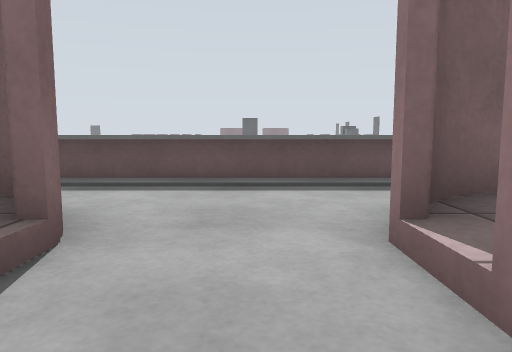
View 1 (above)

17 first-person views from a walk through a robot-simulator world made for Gazebo. The camera is 0.72 m above the floor, tilts 6° down and sees 70° across. The floor is counted in squares, 1 m on a side. Each view is taken from the middle of a square. On the plan, view 1 faces up. The plan holds only what a view shows up to about 11 squares ahead; the rest is blank. The place goes on beyond the plan.

View 2
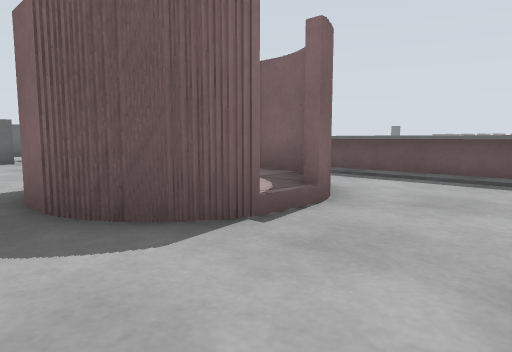

View 3
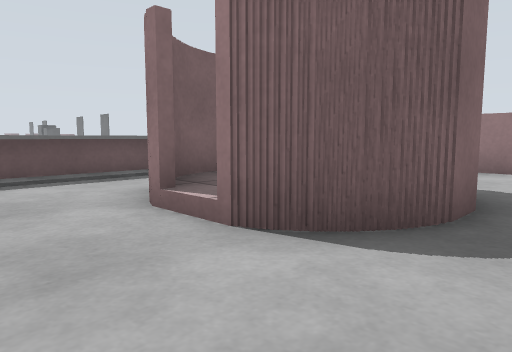

View 4
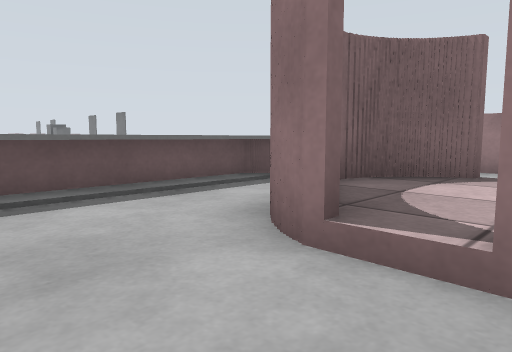

View 5
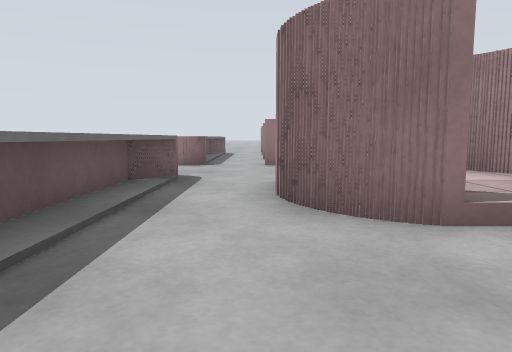

View 6
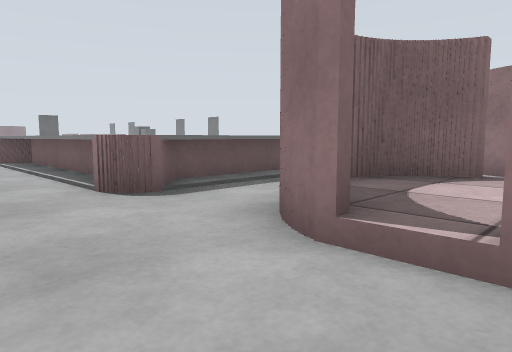

View 7
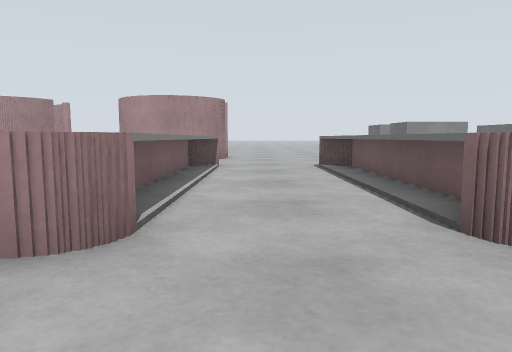

View 8
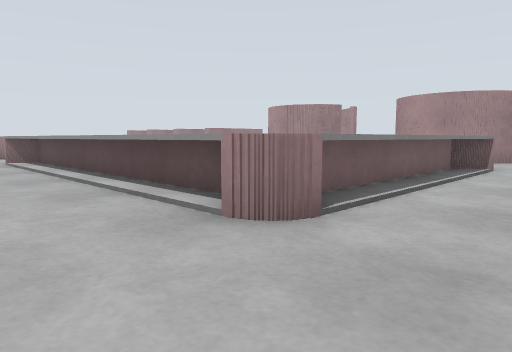

View 9
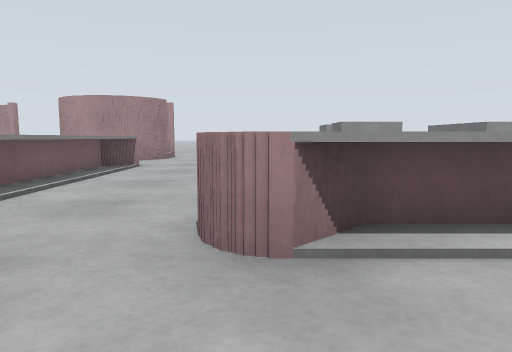

View 10
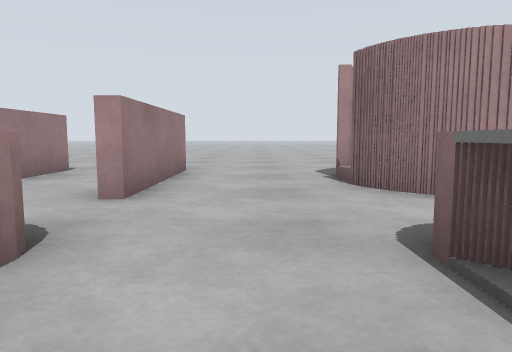

View 11
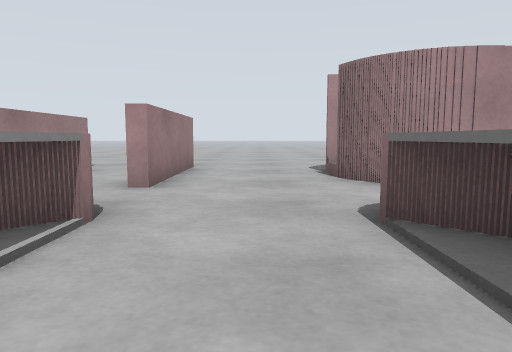

View 12
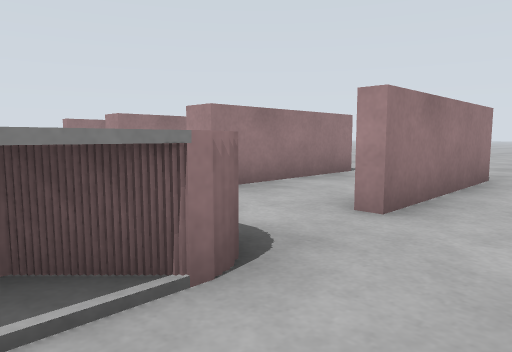

View 13
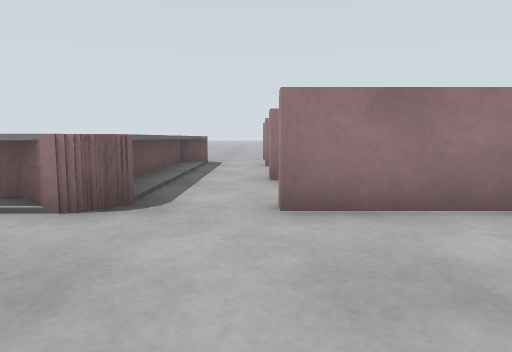

View 14
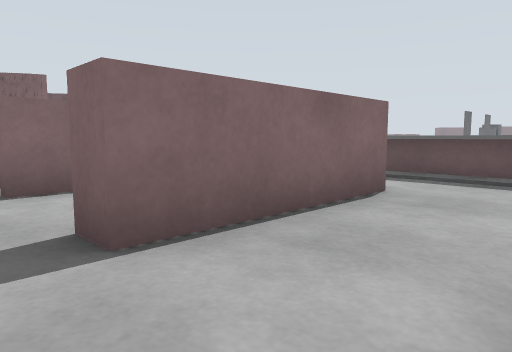

View 15
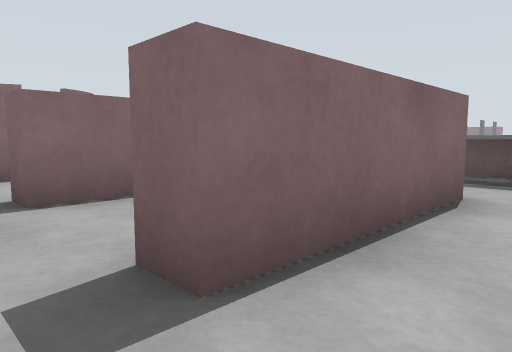

View 16
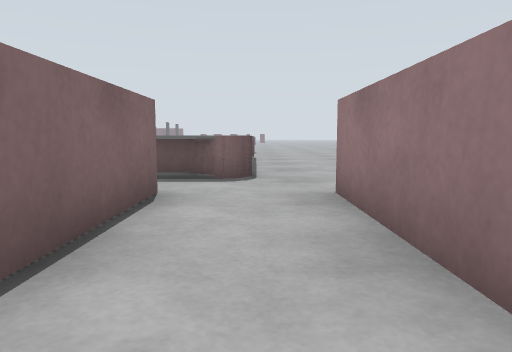

View 17
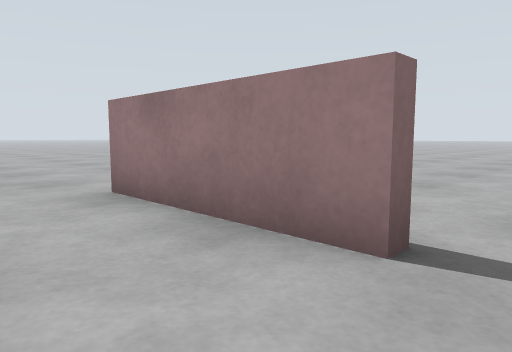

### Floor plan
Key: @ floor where view 1 was taken; # wall or solid block; . main floor; : floor 0.2 m higher than the main floor; = window, fence, low wall or low ledge.
Columns run from 10 left of view 1 to 16 right of it. Each row starts with its distance up from view 1.
 15   .....
 14  ...........
 13 ===..==========.
 12 ###..##########=
 11   #..##                  =.
 10   #..##        =         =.
  9   #..##        =.        =.
  8   #..##       #=..       =.
  7   #..##       #=..#     #=.
  6   #..=#########=..#######=.
  5   .........................
  4   ..........##............#
  3    ...####.####...#.##.##.#
  2    ...:::..::::...#.##.##.#
  1    ...#:#..#::#...#.##.##.#
  0    ...###.@.##....#.##.##.#
 -1         ..... ..... .......

Positions as (right, up) in squares from view 1, and headings:
1: (0, 0), facing up
2: (1, -1), facing up-left
3: (-1, -1), facing up-right
4: (-1, 1), facing up-right
5: (-2, 4), facing right
6: (-7, 1), facing up-right
7: (-6, 15), facing down
8: (-7, 15), facing down-right
9: (-8, 15), facing down
10: (6, 8), facing down
11: (6, 9), facing down
12: (6, 7), facing down-right
13: (4, 4), facing right
14: (13, -1), facing up-left
15: (15, -1), facing up-left
16: (15, -1), facing up
17: (14, -1), facing up-right
